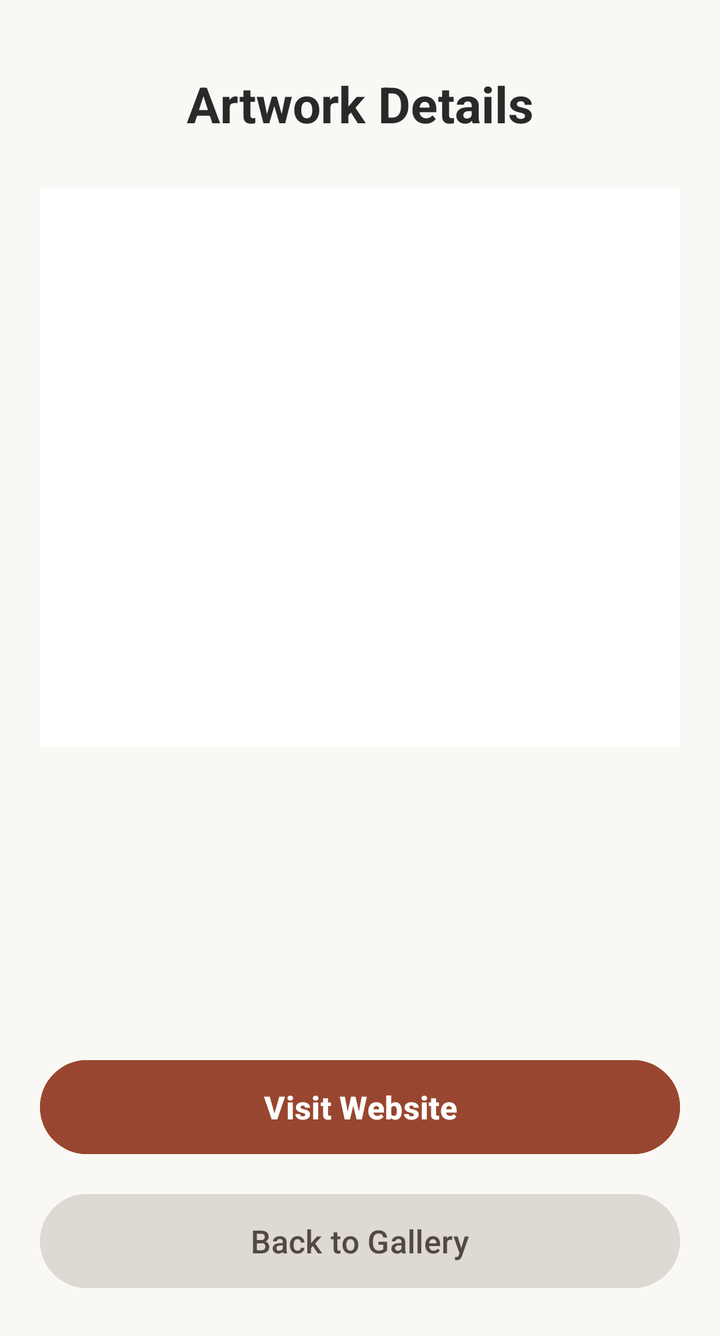
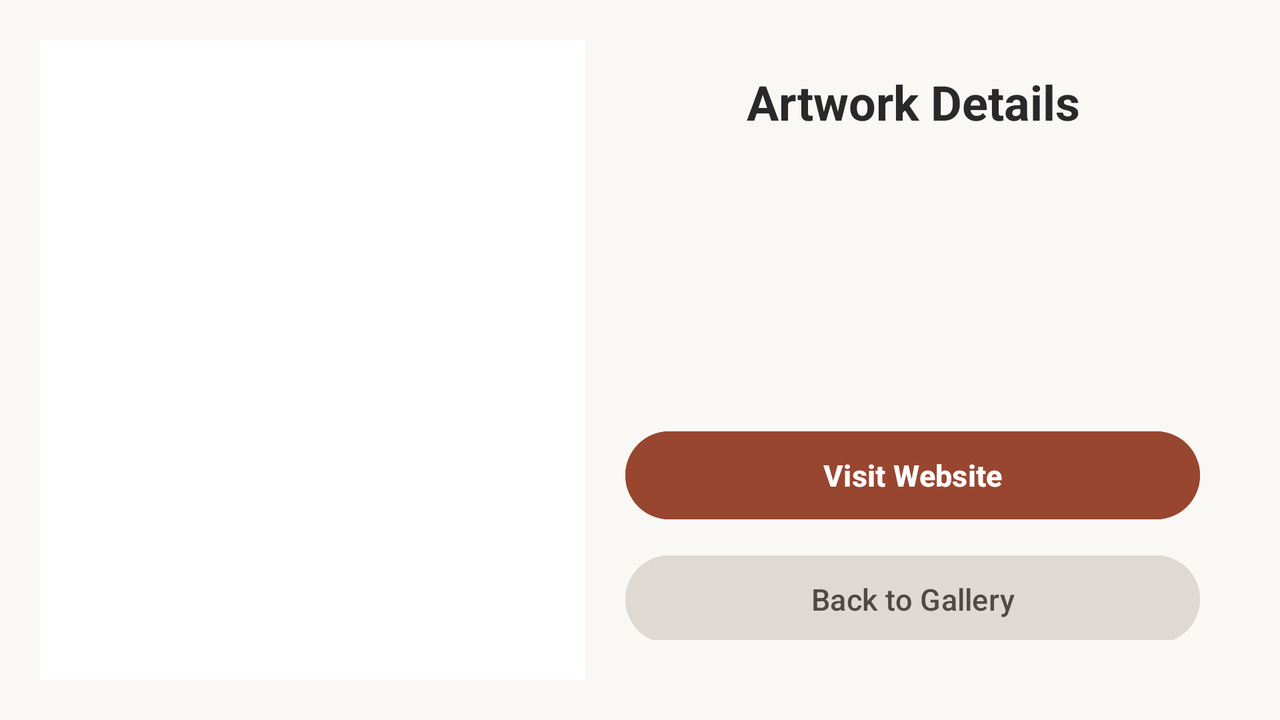

Two renders of one Android screen. The first uses the default layout on a phone; the second uses the alternative layout the repository ships for a different screen configuration, on a matching device. The two XML files are below.
<!-- AndroidManifest.xml: application theme Theme.Ali_1320231521_ArtSpace -->
<!-- res/layout/activity_artwork_details.xml -->
<?xml version="1.0" encoding="utf-8"?>
<ScrollView
    xmlns:android="http://schemas.android.com/apk/res/android"
    xmlns:tools="http://schemas.android.com/tools"
    android:id="@+id/main"
    android:layout_width="match_parent"
    android:layout_height="match_parent"
    android:background="#FAF8F5"
    android:fillViewport="true"
    tools:context=".ArtworkDetailsActivity">

    <LinearLayout
        android:layout_width="match_parent"
        android:layout_height="wrap_content"
        android:orientation="vertical"
        android:padding="20dp">

        <TextView
            android:id="@+id/textView"
            android:layout_width="match_parent"
            android:layout_height="wrap_content"
            android:text="Artwork Details"
            android:textSize="25sp"
            android:textStyle="bold"
            android:textColor="#292929"
            android:gravity="center"
            android:layout_marginTop="15dp"
            android:layout_marginBottom="25dp"/>

        <ImageView
            android:id="@+id/imageView"
            android:layout_width="match_parent"
            android:layout_height="280dp"
            android:background="#FFFFFF"
            android:padding="12dp"
            android:scaleType="fitCenter"
            android:contentDescription="Artwork Image"/>

        <TextView
            android:id="@+id/name_textView"
            android:layout_width="match_parent"
            android:layout_height="wrap_content"
            android:layout_marginTop="25dp"
            android:layout_marginBottom="12dp"
            android:textColor="#292929"
            android:textSize="25sp"
            android:textStyle="bold" />

        <TextView
            android:id="@+id/artist_name_textView"
            android:layout_width="match_parent"
            android:layout_height="wrap_content"
            android:layout_marginBottom="10dp"
            android:textColor="#625A54"
            android:textSize="18sp" />

        <TextView
            android:id="@+id/Year_textView"
            android:layout_width="match_parent"
            android:layout_height="wrap_content"
            android:layout_marginBottom="25dp"
            android:textColor="#625A54"
            android:textSize="17sp" />

        <Button
            android:id="@+id/website_button"
            android:layout_width="match_parent"
            android:layout_height="55dp"
            android:text="Visit Website"
            android:textSize="16sp"
            android:textStyle="bold"
            android:textAllCaps="false"
            android:textColor="#FFFFFF"
            android:backgroundTint="#98462F"
            android:layout_marginBottom="12dp"/>

        <Button
            android:id="@+id/back_button"
            android:layout_width="match_parent"
            android:layout_height="55dp"
            android:text="Back to Gallery"
            android:textSize="16sp"
            android:textAllCaps="false"
            android:textColor="#514943"
            android:backgroundTint="#DED9D2"/>

    </LinearLayout>

</ScrollView>
<!-- resources referenced by this layout -->
<resources>
  <style name="Theme.Ali_1320231521_ArtSpace" parent="Base.Theme.Ali_1320231521_ArtSpace" />
  <style name="Base.Theme.Ali_1320231521_ArtSpace" parent="Theme.Material3.DayNight.NoActionBar">
          
          
      </style>
</resources>
<!-- res/layout-land/activity_artwork_details.xml (the repository's variant of the layout above) -->
<!-- drawn on the phone turned sideways -->
<?xml version="1.0" encoding="utf-8"?>
<LinearLayout
    xmlns:android="http://schemas.android.com/apk/res/android"
    android:id="@+id/main"
    android:layout_width="match_parent"
    android:layout_height="match_parent"
    android:orientation="horizontal"
    android:padding="20dp"
    android:background="#FAF8F5">

    <ImageView
        android:id="@+id/imageView"
        android:layout_width="0dp"
        android:layout_height="match_parent"
        android:layout_weight="1"
        android:padding="12dp"
        android:background="#FFFFFF"
        android:scaleType="fitCenter"
        android:contentDescription="Artwork Image"/>

    <LinearLayout
        android:layout_width="0dp"
        android:layout_height="match_parent"
        android:layout_weight="1.2"
        android:orientation="vertical"
        android:gravity="center_vertical"
        android:padding="20dp">

        <TextView
            android:id="@+id/textView"
            android:layout_width="match_parent"
            android:layout_height="wrap_content"
            android:text="Artwork Details"
            android:textSize="24sp"
            android:textStyle="bold"
            android:textColor="#292929"
            android:gravity="center"
            android:layout_marginBottom="20dp"/>

        <TextView
            android:id="@+id/name_textView"
            android:layout_width="match_parent"
            android:layout_height="wrap_content"
            android:layout_marginBottom="12dp"
            android:textColor="#292929"
            android:textSize="24sp"
            android:textStyle="bold" />

        <TextView
            android:id="@+id/artist_name_textView"
            android:layout_width="match_parent"
            android:layout_height="wrap_content"
            android:layout_marginBottom="10dp"
            android:textColor="#625A54"
            android:textSize="17sp" />

        <TextView
            android:id="@+id/Year_textView"
            android:layout_width="match_parent"
            android:layout_height="wrap_content"
            android:layout_marginBottom="25dp"
            android:textColor="#625A54"
            android:textSize="17sp" />

        <Button
            android:id="@+id/website_button"
            android:layout_width="match_parent"
            android:layout_height="52dp"
            android:text="Visit Website"
            android:textSize="15sp"
            android:textStyle="bold"
            android:textAllCaps="false"
            android:textColor="#FFFFFF"
            android:backgroundTint="#98462F"
            android:layout_marginBottom="10dp"/>

        <Button
            android:id="@+id/back_button"
            android:layout_width="match_parent"
            android:layout_height="52dp"
            android:text="Back to Gallery"
            android:textSize="15sp"
            android:textAllCaps="false"
            android:textColor="#514943"
            android:backgroundTint="#DED9D2"/>

    </LinearLayout>

</LinearLayout>
